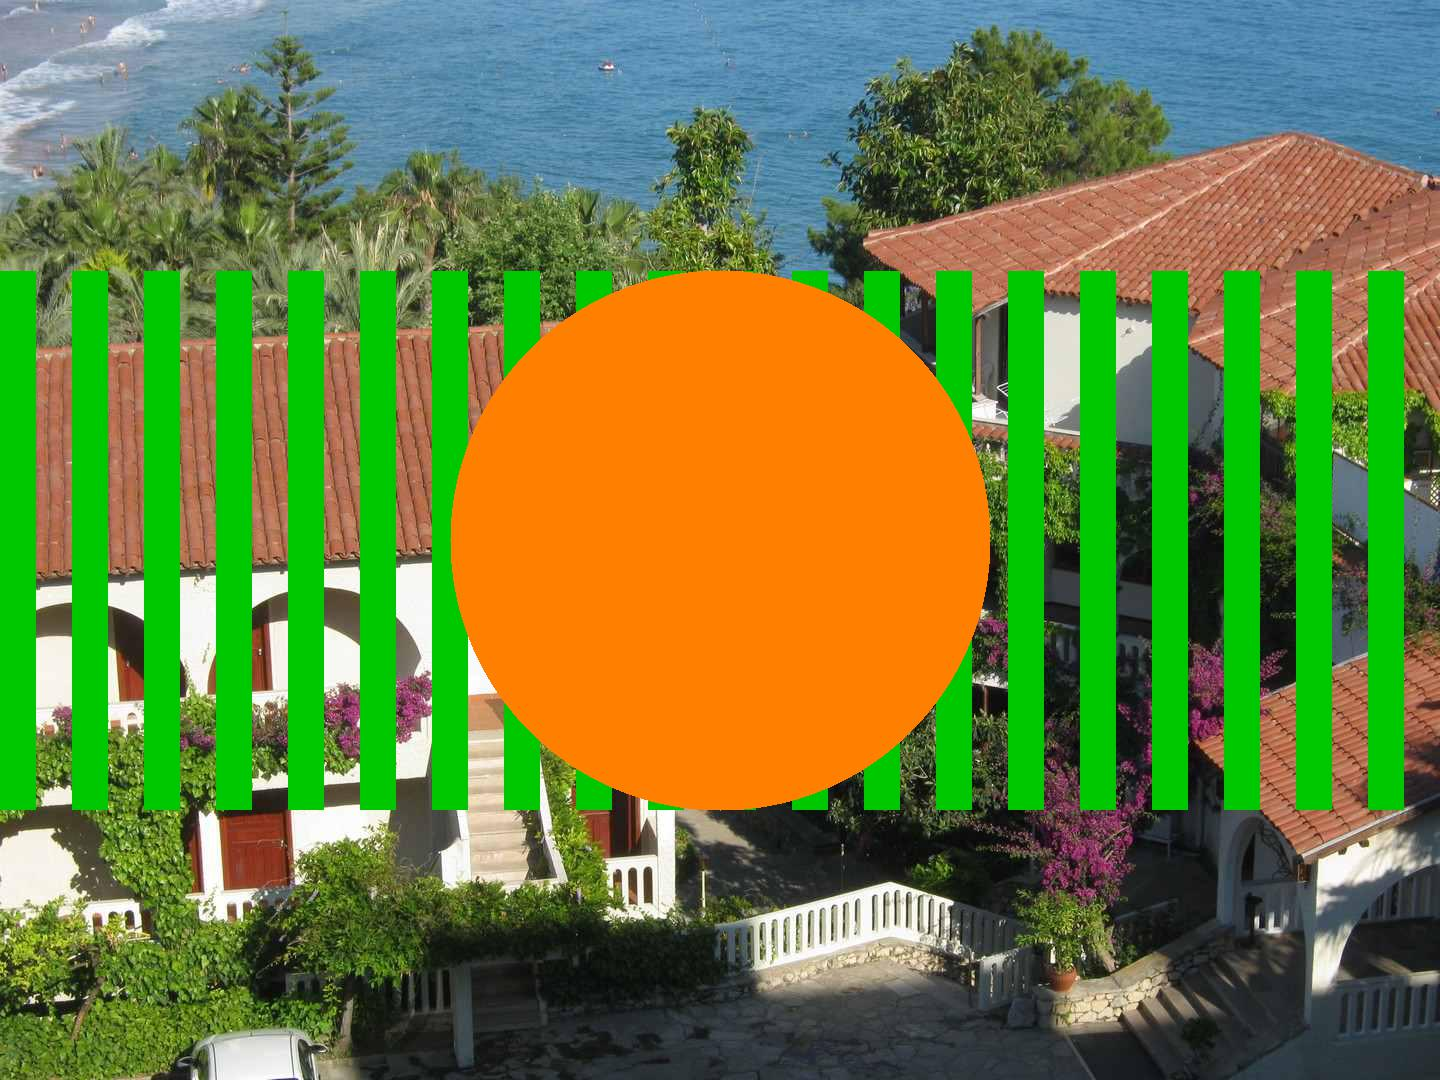

Generate this figure with Python:
import random
from math import sqrt
from PIL import Image, ImageDraw

image = Image.open("../roof.jpg")
draw = ImageDraw.Draw(image)
width  = image.size[0]
height = image.size[1]
pix = image.load()
centre = (round(width/2), round(height/2))
radius = height/4

for x in range(width):
        for y in range(height):
                r = pix[x, y][0]
                g = pix[x, y][1]
                b = pix[x, y][2]
                if sqrt((centre[0] - x)**2+(centre[1] - y)**2) <= radius:
                    draw.point((x, y), (255, 128, 0))
                elif (x // 36 % 2 == 0) and (y < height - height/4) and (y > height/4):
                    draw.point((x, y), (0, 200, 0))
                else:
                    draw.point((x, y), (r, g, b))
image.save("roofCircle.jpg")
del draw
